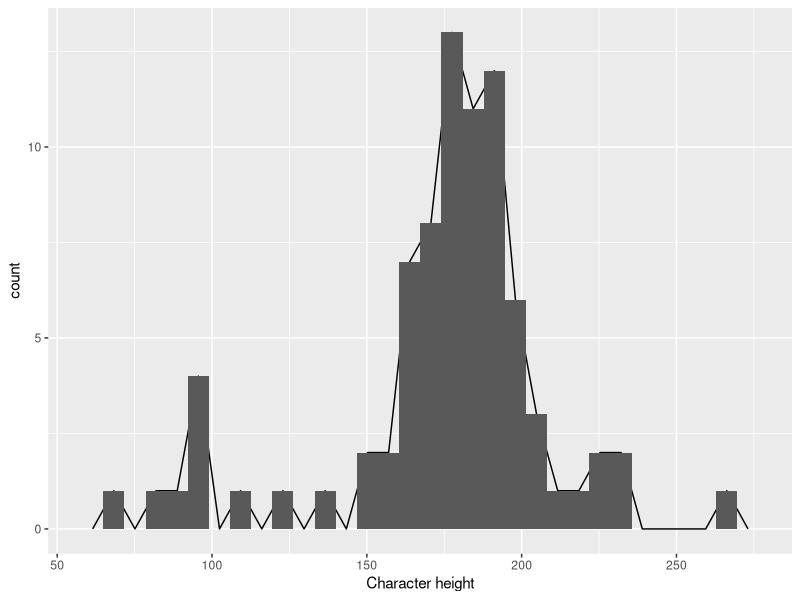

Recreate this plot in R.
library(tidyverse)

year_calc <- function(birth, zero) {
  year <- floor(birth - zero)
  result <- ifelse(year <= 0, paste(abs(year), "DA"), paste(abs(year), "AA"))
  return(result)
}

data()
View(starwars)
?starwars
?levels
glimpse(starwars)

filter(starwars, species == "Human")
starwars_humans <- filter(starwars, species == "Human")
View(starwars_humans)
# pega o ano de nascimento de Anakin
anakin_birth_year <- floor(starwars_humans$birth_year[2])
# birth_year negativo eh DA, positivo eh AA
starwars_era <- mutate(starwars, birth_year = round(birth_year - anakin_birth_year))
View(starwars_era)
current_year = 35 + anakin_birth_year
# outra forma de fazer chamando uma funcao e usando o pipe (%>%, Ctrl+Shift+M) 
starwars_era <- starwars %>% 
  mutate(birth_year = year_calc(birth_year, anakin_birth_year))
  
glimpse(starwars_era)
a <- starwars_era %>% 
  group_by(name) %>% 
  summarise(species, films)

ggplot(starwars_era, aes(x = height)) + geom_freqpoly() + geom_histogram() +
  labs(x = "Character height")
  